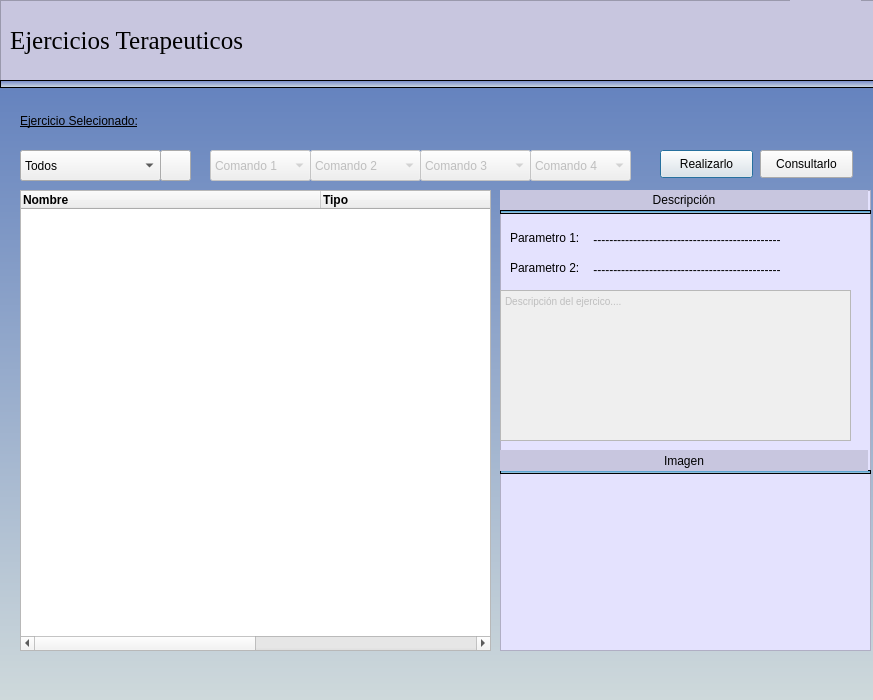
<?xml version="1.0" encoding="UTF-8"?>
<ui version="4.0">
 <class>ejercicioTerapeuticos</class>
 <widget class="QDialog" name="ejercicioTerapeuticos">
  <property name="geometry">
   <rect>
    <x>0</x>
    <y>0</y>
    <width>873</width>
    <height>700</height>
   </rect>
  </property>
  <property name="minimumSize">
   <size>
    <width>873</width>
    <height>670</height>
   </size>
  </property>
  <property name="windowTitle">
   <string>Dialog</string>
  </property>
  <widget class="QListView" name="listImagenesEjercicios">
   <property name="geometry">
    <rect>
     <x>500</x>
     <y>190</y>
     <width>371</width>
     <height>461</height>
    </rect>
   </property>
   <property name="styleSheet">
    <string notr="true">background-color: rgb(228, 226, 254);</string>
   </property>
  </widget>
  <widget class="QLabel" name="lbEjercicio">
   <property name="geometry">
    <rect>
     <x>20</x>
     <y>105</y>
     <width>201</width>
     <height>31</height>
    </rect>
   </property>
   <property name="styleSheet">
    <string notr="true">font: 63 12pt &quot;Yu Gothic UI Semibold&quot;;
text-decoration: underline;</string>
   </property>
   <property name="text">
    <string>Ejercicio Selecionado:</string>
   </property>
  </widget>
  <widget class="QPushButton" name="btnRealizar">
   <property name="geometry">
    <rect>
     <x>660</x>
     <y>150</y>
     <width>93</width>
     <height>28</height>
    </rect>
   </property>
   <property name="text">
    <string>Realizarlo</string>
   </property>
  </widget>
  <widget class="QPushButton" name="BtnConsultar">
   <property name="geometry">
    <rect>
     <x>760</x>
     <y>150</y>
     <width>93</width>
     <height>28</height>
    </rect>
   </property>
   <property name="text">
    <string>Consultarlo</string>
   </property>
  </widget>
  <widget class="QLabel" name="lbImagenEjercicio">
   <property name="geometry">
    <rect>
     <x>580</x>
     <y>480</y>
     <width>221</width>
     <height>161</height>
    </rect>
   </property>
   <property name="styleSheet">
    <string notr="true">image: url(:/newPrefix/EjerNeutral.png);</string>
   </property>
   <property name="text">
    <string/>
   </property>
  </widget>
  <widget class="QLabel" name="label_9">
   <property name="geometry">
    <rect>
     <x>0</x>
     <y>80</y>
     <width>911</width>
     <height>641</height>
    </rect>
   </property>
   <property name="minimumSize">
    <size>
     <width>480</width>
     <height>510</height>
    </size>
   </property>
   <property name="styleSheet">
    <string notr="true">background-color: qlineargradient(spread:pad, x1:0, y1:1, x2:0, y2:0, stop:0 rgba(210, 220, 220), stop:1 rgba(100, 130, 190));

</string>
   </property>
   <property name="text">
    <string/>
   </property>
  </widget>
  <widget class="QFrame" name="frame">
   <property name="geometry">
    <rect>
     <x>0</x>
     <y>0</y>
     <width>911</width>
     <height>81</height>
    </rect>
   </property>
   <property name="styleSheet">
    <string notr="true">background-color: rgb(200, 198, 223);</string>
   </property>
   <property name="frameShape">
    <enum>QFrame::StyledPanel</enum>
   </property>
   <property name="frameShadow">
    <enum>QFrame::Raised</enum>
   </property>
   <widget class="QLabel" name="label_10">
    <property name="geometry">
     <rect>
      <x>10</x>
      <y>10</y>
      <width>361</width>
      <height>61</height>
     </rect>
    </property>
    <property name="font">
     <font>
      <family>Times New Roman</family>
      <pointsize>19</pointsize>
      <weight>9</weight>
      <italic>false</italic>
      <bold>false</bold>
     </font>
    </property>
    <property name="styleSheet">
     <string notr="true">
font: 75 19pt &quot;Times New Roman&quot;;</string>
    </property>
    <property name="text">
     <string>Ejercicios Terapeuticos</string>
    </property>
   </widget>
   <widget class="QLabel" name="label_25">
    <property name="geometry">
     <rect>
      <x>790</x>
      <y>0</y>
      <width>71</width>
      <height>71</height>
     </rect>
    </property>
    <property name="font">
     <font>
      <pointsize>10</pointsize>
     </font>
    </property>
    <property name="styleSheet">
     <string notr="true">image: url(:/newPrefix/libro-abierto.png);</string>
    </property>
    <property name="text">
     <string/>
    </property>
   </widget>
  </widget>
  <widget class="QTableWidget" name="tvEjercicios">
   <property name="geometry">
    <rect>
     <x>20</x>
     <y>190</y>
     <width>471</width>
     <height>461</height>
    </rect>
   </property>
   <property name="minimumSize">
    <size>
     <width>200</width>
     <height>200</height>
    </size>
   </property>
   <property name="focusPolicy">
    <enum>Qt::NoFocus</enum>
   </property>
   <property name="editTriggers">
    <set>QAbstractItemView::NoEditTriggers</set>
   </property>
   <property name="dragEnabled">
    <bool>false</bool>
   </property>
   <property name="rowCount">
    <number>0</number>
   </property>
   <property name="columnCount">
    <number>2</number>
   </property>
   <attribute name="horizontalHeaderDefaultSectionSize">
    <number>300</number>
   </attribute>
   <column>
    <property name="text">
     <string>Nombre</string>
    </property>
    <property name="font">
     <font>
      <weight>75</weight>
      <bold>true</bold>
     </font>
    </property>
    <property name="textAlignment">
     <set>AlignLeading|AlignVCenter</set>
    </property>
    <property name="background">
     <color>
      <red>0</red>
      <green>170</green>
      <blue>127</blue>
     </color>
    </property>
   </column>
   <column>
    <property name="text">
     <string>Tipo</string>
    </property>
    <property name="font">
     <font>
      <weight>75</weight>
      <bold>true</bold>
     </font>
    </property>
    <property name="textAlignment">
     <set>AlignLeading|AlignVCenter</set>
    </property>
    <property name="background">
     <color>
      <red>255</red>
      <green>248</green>
      <blue>53</blue>
     </color>
    </property>
   </column>
  </widget>
  <widget class="QComboBox" name="cbfiltrarEjercicios">
   <property name="geometry">
    <rect>
     <x>20</x>
     <y>150</y>
     <width>141</width>
     <height>31</height>
    </rect>
   </property>
   <item>
    <property name="text">
     <string>Todos</string>
    </property>
   </item>
   <item>
    <property name="text">
     <string>Neurofeedback</string>
    </property>
   </item>
   <item>
    <property name="text">
     <string>Control Mental</string>
    </property>
   </item>
  </widget>
  <widget class="QPushButton" name="btnBuscarTipoEjercicios">
   <property name="geometry">
    <rect>
     <x>160</x>
     <y>150</y>
     <width>31</width>
     <height>31</height>
    </rect>
   </property>
   <property name="text">
    <string/>
   </property>
   <property name="icon">
    <iconset resource="images/image.qrc">
     <normaloff>:/newPrefix/lupa.png</normaloff>:/newPrefix/lupa.png</iconset>
   </property>
  </widget>
  <widget class="QFrame" name="frame_2">
   <property name="geometry">
    <rect>
     <x>0</x>
     <y>80</y>
     <width>911</width>
     <height>8</height>
    </rect>
   </property>
   <property name="maximumSize">
    <size>
     <width>16777215</width>
     <height>8</height>
    </size>
   </property>
   <property name="styleSheet">
    <string notr="true">background-color: qlineargradient(spread:pad, x1:0, y1:1, x2:0, y2:0, stop:0 rgba(214, 225, 229), stop:1 rgba(109, 130, 198));
</string>
   </property>
   <property name="frameShape">
    <enum>QFrame::StyledPanel</enum>
   </property>
   <property name="frameShadow">
    <enum>QFrame::Raised</enum>
   </property>
  </widget>
  <widget class="QFrame" name="frame_3">
   <property name="geometry">
    <rect>
     <x>500</x>
     <y>210</y>
     <width>371</width>
     <height>4</height>
    </rect>
   </property>
   <property name="maximumSize">
    <size>
     <width>16777215</width>
     <height>8</height>
    </size>
   </property>
   <property name="styleSheet">
    <string notr="true">background-color: qlineargradient(spread:pad, x1:0, y1:1, x2:0, y2:0, stop:0 rgba(214, 225, 229), stop:1 rgba(20, 130, 198));
</string>
   </property>
   <property name="frameShape">
    <enum>QFrame::StyledPanel</enum>
   </property>
   <property name="frameShadow">
    <enum>QFrame::Raised</enum>
   </property>
  </widget>
  <widget class="QLabel" name="label_4">
   <property name="geometry">
    <rect>
     <x>500</x>
     <y>190</y>
     <width>368</width>
     <height>20</height>
    </rect>
   </property>
   <property name="styleSheet">
    <string notr="true">font: 75 10pt &quot;MS Shell Dlg 2&quot;;
background-color: rgb(200, 198, 223);</string>
   </property>
   <property name="text">
    <string>Descripción</string>
   </property>
   <property name="alignment">
    <set>Qt::AlignCenter</set>
   </property>
  </widget>
  <widget class="QFrame" name="frame_4">
   <property name="geometry">
    <rect>
     <x>500</x>
     <y>470</y>
     <width>371</width>
     <height>4</height>
    </rect>
   </property>
   <property name="maximumSize">
    <size>
     <width>16777215</width>
     <height>8</height>
    </size>
   </property>
   <property name="styleSheet">
    <string notr="true">background-color: qlineargradient(spread:pad, x1:0, y1:1, x2:0, y2:0, stop:0 rgba(214, 225, 229), stop:1 rgba(20, 130, 198));
</string>
   </property>
   <property name="frameShape">
    <enum>QFrame::StyledPanel</enum>
   </property>
   <property name="frameShadow">
    <enum>QFrame::Raised</enum>
   </property>
  </widget>
  <widget class="QLabel" name="label_5">
   <property name="geometry">
    <rect>
     <x>500</x>
     <y>450</y>
     <width>368</width>
     <height>21</height>
    </rect>
   </property>
   <property name="styleSheet">
    <string notr="true">font: 75 10pt &quot;MS Shell Dlg 2&quot;;
background-color: rgb(200, 198, 223);</string>
   </property>
   <property name="text">
    <string>Imagen</string>
   </property>
   <property name="alignment">
    <set>Qt::AlignCenter</set>
   </property>
  </widget>
  <widget class="QTextEdit" name="taDescripcion">
   <property name="enabled">
    <bool>false</bool>
   </property>
   <property name="geometry">
    <rect>
     <x>500</x>
     <y>290</y>
     <width>351</width>
     <height>151</height>
    </rect>
   </property>
   <property name="undoRedoEnabled">
    <bool>false</bool>
   </property>
   <property name="html">
    <string>&lt;!DOCTYPE HTML PUBLIC &quot;-//W3C//DTD HTML 4.0//EN&quot; &quot;http://www.w3.org/TR/REC-html40/strict.dtd&quot;&gt;
&lt;html&gt;&lt;head&gt;&lt;meta name=&quot;qrichtext&quot; content=&quot;1&quot; /&gt;&lt;style type=&quot;text/css&quot;&gt;
p, li { white-space: pre-wrap; }
&lt;/style&gt;&lt;/head&gt;&lt;body style=&quot; font-family:'MS Shell Dlg 2'; font-size:7.8pt; font-weight:400; font-style:normal;&quot;&gt;
&lt;p style=&quot; margin-top:0px; margin-bottom:0px; margin-left:0px; margin-right:0px; -qt-block-indent:0; text-indent:0px;&quot;&gt;Descripción del ejercico....&lt;/p&gt;&lt;/body&gt;&lt;/html&gt;</string>
   </property>
   <property name="placeholderText">
    <string/>
   </property>
  </widget>
  <widget class="QLabel" name="label_3">
   <property name="geometry">
    <rect>
     <x>510</x>
     <y>230</y>
     <width>101</width>
     <height>16</height>
    </rect>
   </property>
   <property name="styleSheet">
    <string notr="true">font: 75 8pt &quot;MS Shell Dlg 2&quot;;</string>
   </property>
   <property name="text">
    <string>Parametro 1:</string>
   </property>
  </widget>
  <widget class="QLabel" name="lbParametro2">
   <property name="geometry">
    <rect>
     <x>590</x>
     <y>260</y>
     <width>271</width>
     <height>20</height>
    </rect>
   </property>
   <property name="styleSheet">
    <string notr="true">font: 63 8pt &quot;Yu Gothic UI Semibold&quot;;</string>
   </property>
   <property name="text">
    <string> -----------------------------------------------</string>
   </property>
  </widget>
  <widget class="QLabel" name="label_7">
   <property name="geometry">
    <rect>
     <x>510</x>
     <y>260</y>
     <width>101</width>
     <height>16</height>
    </rect>
   </property>
   <property name="styleSheet">
    <string notr="true">font: 75 8pt &quot;MS Shell Dlg 2&quot;;</string>
   </property>
   <property name="text">
    <string>Parametro 2:</string>
   </property>
  </widget>
  <widget class="QLabel" name="lbParametro1">
   <property name="geometry">
    <rect>
     <x>590</x>
     <y>230</y>
     <width>271</width>
     <height>20</height>
    </rect>
   </property>
   <property name="styleSheet">
    <string notr="true">font: 63 8pt &quot;Yu Gothic UI Semibold&quot;;</string>
   </property>
   <property name="text">
    <string> -----------------------------------------------</string>
   </property>
  </widget>
  <widget class="QComboBox" name="cbcomandoMental1">
   <property name="enabled">
    <bool>false</bool>
   </property>
   <property name="geometry">
    <rect>
     <x>210</x>
     <y>150</y>
     <width>101</width>
     <height>31</height>
    </rect>
   </property>
   <item>
    <property name="text">
     <string>Comando 1</string>
    </property>
   </item>
   <item>
    <property name="text">
     <string>Elevar</string>
    </property>
   </item>
   <item>
    <property name="text">
     <string>Decender</string>
    </property>
   </item>
   <item>
    <property name="text">
     <string>Izquierda</string>
    </property>
   </item>
   <item>
    <property name="text">
     <string>Derecha</string>
    </property>
   </item>
   <item>
    <property name="text">
     <string>Adelante</string>
    </property>
   </item>
   <item>
    <property name="text">
     <string>Atras</string>
    </property>
   </item>
   <item>
    <property name="text">
     <string>Pirueta </string>
    </property>
   </item>
   <item>
    <property name="text">
     <string>Girar derecha</string>
    </property>
   </item>
   <item>
    <property name="text">
     <string>Girar Izquierda</string>
    </property>
   </item>
  </widget>
  <widget class="QComboBox" name="cbcomandoMental2">
   <property name="enabled">
    <bool>false</bool>
   </property>
   <property name="geometry">
    <rect>
     <x>310</x>
     <y>150</y>
     <width>111</width>
     <height>31</height>
    </rect>
   </property>
   <item>
    <property name="text">
     <string>Comando 2</string>
    </property>
   </item>
   <item>
    <property name="text">
     <string>Elevar</string>
    </property>
   </item>
   <item>
    <property name="text">
     <string>Decender</string>
    </property>
   </item>
   <item>
    <property name="text">
     <string>Izquierda</string>
    </property>
   </item>
   <item>
    <property name="text">
     <string>Derecha</string>
    </property>
   </item>
   <item>
    <property name="text">
     <string>Adelante</string>
    </property>
   </item>
   <item>
    <property name="text">
     <string>Atras</string>
    </property>
   </item>
   <item>
    <property name="text">
     <string>Pirueta </string>
    </property>
   </item>
   <item>
    <property name="text">
     <string>Girar derecha</string>
    </property>
   </item>
   <item>
    <property name="text">
     <string>Girar Izquierda</string>
    </property>
   </item>
  </widget>
  <widget class="QComboBox" name="cbcomandoMental3">
   <property name="enabled">
    <bool>false</bool>
   </property>
   <property name="geometry">
    <rect>
     <x>420</x>
     <y>150</y>
     <width>111</width>
     <height>31</height>
    </rect>
   </property>
   <item>
    <property name="text">
     <string>Comando 3</string>
    </property>
   </item>
   <item>
    <property name="text">
     <string>Elevar</string>
    </property>
   </item>
   <item>
    <property name="text">
     <string>Decender</string>
    </property>
   </item>
   <item>
    <property name="text">
     <string>Izquierda</string>
    </property>
   </item>
   <item>
    <property name="text">
     <string>Derecha</string>
    </property>
   </item>
   <item>
    <property name="text">
     <string>Adelante</string>
    </property>
   </item>
   <item>
    <property name="text">
     <string>Atras</string>
    </property>
   </item>
   <item>
    <property name="text">
     <string>Pirueta </string>
    </property>
   </item>
   <item>
    <property name="text">
     <string>Girar derecha</string>
    </property>
   </item>
   <item>
    <property name="text">
     <string>Girar Izquierda</string>
    </property>
   </item>
  </widget>
  <widget class="QComboBox" name="cbcomandoMental4">
   <property name="enabled">
    <bool>false</bool>
   </property>
   <property name="geometry">
    <rect>
     <x>530</x>
     <y>150</y>
     <width>101</width>
     <height>31</height>
    </rect>
   </property>
   <item>
    <property name="text">
     <string>Comando 4</string>
    </property>
   </item>
   <item>
    <property name="text">
     <string>Elevar</string>
    </property>
   </item>
   <item>
    <property name="text">
     <string>Decender</string>
    </property>
   </item>
   <item>
    <property name="text">
     <string>Izquierda</string>
    </property>
   </item>
   <item>
    <property name="text">
     <string>Derecha</string>
    </property>
   </item>
   <item>
    <property name="text">
     <string>Adelante</string>
    </property>
   </item>
   <item>
    <property name="text">
     <string>Atras</string>
    </property>
   </item>
   <item>
    <property name="text">
     <string>Pirueta </string>
    </property>
   </item>
   <item>
    <property name="text">
     <string>Girar derecha</string>
    </property>
   </item>
   <item>
    <property name="text">
     <string>Girar Izquierda</string>
    </property>
   </item>
  </widget>
  <widget class="QLabel" name="lbEjercicioSeecionado">
   <property name="geometry">
    <rect>
     <x>220</x>
     <y>110</y>
     <width>631</width>
     <height>31</height>
    </rect>
   </property>
   <property name="styleSheet">
    <string notr="true">font: 63 10pt &quot;Yu Gothic UI Semibold&quot;;
</string>
   </property>
   <property name="text">
    <string/>
   </property>
  </widget>
  <zorder>label_9</zorder>
  <zorder>listImagenesEjercicios</zorder>
  <zorder>lbEjercicio</zorder>
  <zorder>btnRealizar</zorder>
  <zorder>BtnConsultar</zorder>
  <zorder>lbImagenEjercicio</zorder>
  <zorder>frame</zorder>
  <zorder>tvEjercicios</zorder>
  <zorder>cbfiltrarEjercicios</zorder>
  <zorder>btnBuscarTipoEjercicios</zorder>
  <zorder>frame_2</zorder>
  <zorder>frame_3</zorder>
  <zorder>label_4</zorder>
  <zorder>frame_4</zorder>
  <zorder>label_5</zorder>
  <zorder>taDescripcion</zorder>
  <zorder>label_3</zorder>
  <zorder>lbParametro2</zorder>
  <zorder>label_7</zorder>
  <zorder>lbParametro1</zorder>
  <zorder>cbcomandoMental1</zorder>
  <zorder>cbcomandoMental2</zorder>
  <zorder>cbcomandoMental3</zorder>
  <zorder>cbcomandoMental4</zorder>
  <zorder>lbEjercicioSeecionado</zorder>
 </widget>
 <resources>
  <include location="images/image.qrc"/>
 </resources>
 <connections/>
</ui>
